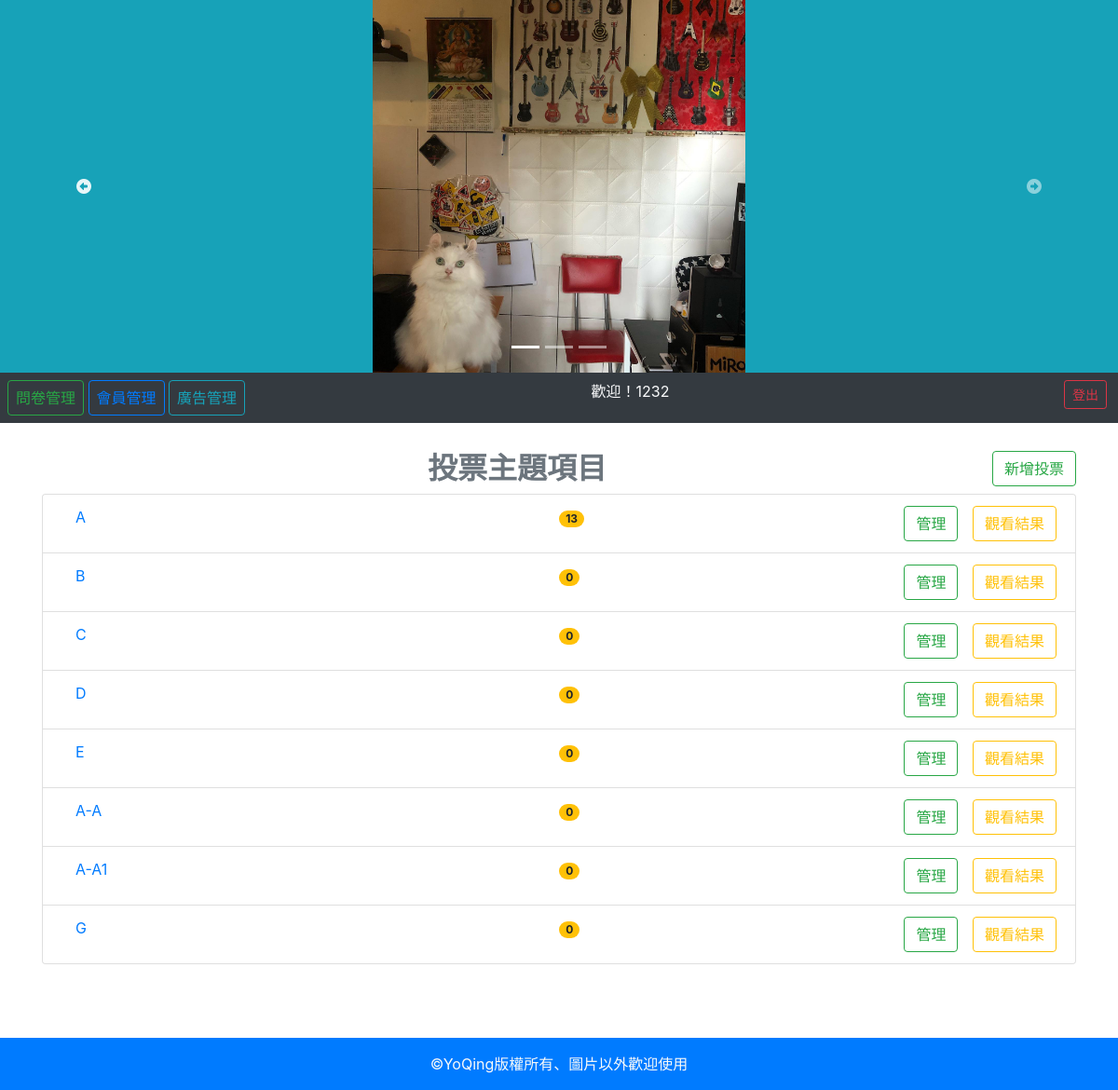
Page /backend/index.php (signed in) on the committed database.
### tables this page shows
CREATE TABLE `ad` (
  `id` int(11) UNSIGNED NOT NULL,
  `name` varchar(64) NOT NULL,
  `sh` tinyint(1) UNSIGNED NOT NULL,
  `intro` varchar(64) DEFAULT NULL
);

CREATE TABLE `topics` (
  `id` int(11) UNSIGNED NOT NULL,
  `topic` varchar(128) NOT NULL
);

### db.php (called while the page is built, shortened)
<?php
    $dsn="mysql:host=localhost;charset=utf8;dbname=yovote";
    $pdo=new PDO($dsn,'root','');
    function all($table,...$arg){
    global $pdo;
    $sql="SELECT * FROM `$table` ";
    if(isset($arg[0])){
        if(is_array($arg[0])){
            foreach($arg[0] as $key=>$value){
                $tmp[]="`$key`='$value'";
            }
            $sql=$sql."where " . implode(" AND ",$tmp);
        }else{
            $sql=$sql.$arg[0];
        }
    }
    $rows=$pdo->query($sql)->fetchAll(PDO::FETCH_ASSOC);
    return $rows;
    }
    function q($sql){
    global $pdo;
    return $pdo->query($sql)->fetchAll(PDO::FETCH_ASSOC);
    }
?>

### backend/manage_vote.php (the view)
<h2 class="text-center font-weight-bold text-secondary">投票主題項目
    <a class="btn btn btn-outline-success float-right" href="?do=add_subject_form">
        新增投票
    </a>
</h2>
<?php
    $alltopics=all('topics');
    echo "<ol class='list-group'>";
    foreach ($alltopics as $key => $value) {
    echo "<li class='list-group-item'>";
    echo "<a class='d-inline-block col-6' href='../backend/index.php?do=vote&id={$value['id']}'>";
    echo $value['topic'];
    echo "</a>";
    $count=q("select sum(`count`) as '總計' from `options` where `topic_id`='{$value['id']}'");
    echo "<a class='badge badge-pill badge-warning' href='../backend/index.php?do=vote_result&id={$value['id']}'>";
    echo $count[0]['總計'];
    echo "</a>";
    echo "<a class='float-right' href='../backend/index.php?do=vote_result&id={$value['id']}'>";
    echo "<button type='button' class='btn btn-outline-warning'>觀看結果</button>";
    echo "</a>";
    echo "<a class='d-inline-block col-1 text-center float-right' href='?do=edit_subject&id={$value['id']}'>";
    echo "<button class='btn btn-outline-success'>管理</button>";
    echo "</a>";
    echo "</li>";
}
echo "</ol>";
?>

### backend/index.php (shortened to what this page needs)
<?php
include_once "../db.php";
?>
<!DOCTYPE html>
<html lang="en">
<head>
    <link rel="stylesheet" href="https://maxcdn.bootstrapcdn.com/bootstrap/4.5.2/css/bootstrap.min.css">
    <link rel="stylesheet" href="../style/style.css">
</head>
<body>
<div class="container-fluid">
    <div class="row">
        <div class="jumbotron jumbotron-fluid p-0 mb-0 col-12" style="overflow:hidden">
            <a href="index.php">
                <div id="carouselExampleIndicators" class="carousel slide bg-info" data-ride="carousel" data-interval="2500">
                    <ol class="carousel-indicators position-absolute">
                        <li data-target="#carouselExampleIndicators" data-slide-to="0" class="active"></li>
                        <li data-target="#carouselExampleIndicators" data-slide-to="1"></li>
                        <li data-target="#carouselExampleIndicators" data-slide-to="2"></li>
                    </ol>
                    <div class="carousel-inner">
                    <?php
                        $image=all('ad',['sh'=>1]);
                        foreach($image as $key => $image2){
                        if($key==0){
                            echo "<div class='carousel-item active'>";
                        }else{
                            echo "<div class='carousel-item'>";
                        }
                        echo "<img class='d-block m-auto' style='width:400px;height:400px;' src='../image/{$image2['name']}' alt='{$image2['intro']}'>";
                        echo "</div>";
                        }
                        ?>
                    </div>
                    <a class="carousel-control-prev" href="#carouselExampleIndicators" role="button" data-slide="prev">
                        <span class="fas fa-arrow-alt-circle-left" aria-hidden="true"></span>
                    </a>
                    <a class="carousel-control-next" href="#carouselExampleIndicators" role="button" data-slide="next">
                        <span class="fas fa-arrow-alt-circle-right" aria-hidden="true"></span>
                    </a>
                </div>
            </a>
        </div>
    </div>
</div>
<div class="container-fluid">
    <div class="row">
        <nav class="col bg-dark text-light d-flex justify-content-between p-2">
            <div class="text-left">
                <a class='px-2 btn btn-outline-success' href="?do=show_vote_list">問卷管理</a>
                <a class='px-2 btn btn btn-outline-primary' href="?do=member">會員管理</a>
                <a class='px-2 btn btn-outline-info' href="?do=ad">廣告管理</a>
            </div>
            <?php
                if(isset($_SESSION['user'])){
                    echo "<span class='pr-5'>歡迎！{$_SESSION['user']}</span>";
            ?>
            <div class="text-right">
                <a class="btn btn-sm btn btn-outline-danger mx-1" href="../logout.php">登出</a>
            </div>
            <?php
            }
            ?>
        </nav>
    </div>
</div>
<div class="container">
    <div class="row">
        <div class="col-12">
            <?php
                $do=(isset($_GET['do']))?$_GET['do']:'manage_vote';
                $file=$do.".php";
                if(file_exists($file)){
                        include $file;
                }else{
                        include "./manage_vote.php";
                }
            ?>
        </div>
    </div>
</div>
<div class="p-3 text-center text-light bg-primary">&copy;YoQing版權所有、圖片以外歡迎使用</div>
</body>
</html>

### backend/index.php (style rules this page uses)
.container { min-height: 600px; margin: 30px auto; }

### rows in the picture
ad: name (picture)
topics: topic "A", 總計 "13"
topics: topic "B", 總計 "0"
topics: topic "C", 總計 "0"
topics: topic "D", 總計 "0"
topics: topic "E", 總計 "0"
topics: topic "A-A", 總計 "0"
topics: topic "A-A1", 總計 "0"
topics: topic "G", 總計 "0"

### other values in the picture
$_SESSION['user'] "1232"
